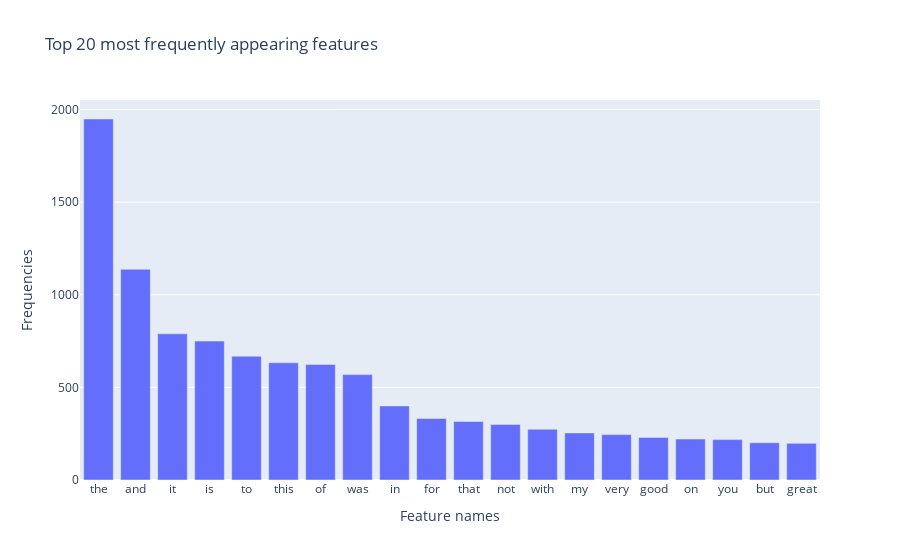

Notebook source saved alongside this figure:
### Markdown cell above
### EX14

### Code cell
df_x = c_vect.get_feature_names_out()[dfindex_list[0:20]]
df_y = dfterm_frequencies[dfindex_list[0:20]]

fig = px.bar(x=df_x, y=df_y, category_orders= df_x, labels={'x':'Feature names', 'y':'Frequencies'}, title="Top 20 most frequently appearing features")
fig.show()

### Figure 1 — Plotly figure (JSON) as saved in the notebook; plotly's stock layout.template omitted (floating-point values rounded to 4 significant figures)
{"data": [{"alignmentgroup": "True", "hovertemplate": "Feature names=%{x}<br>Frequencies=%{y}<extra></extra>", "legendgroup": "", "marker": {"color": "#636efa", "pattern": {"shape": ""}}, "name": "", "offsetgroup": "", "orientation": "v", "showlegend": false, "textposition": "auto", "type": "bar", "x": ["the", "and", "it", "is", "to", "this", "of", "was", "in", "for", "that", "not", "with", "my", "very", "good", "on", "you", "but", "great"], "xaxis": "x", "y": [1949, 1138, 789, 750, 668, 633, 624, 569, 400, 332, 316, 300, 274, 254, 245, 230, 221, 218, 201, 198], "yaxis": "y"}], "layout": {"barmode": "relative", "legend": {"tracegroupgap": 0}, "title": {"text": "Top 20 most frequently appearing features"}, "xaxis": {"anchor": "y", "domain": [0, 1], "title": {"text": "Feature names"}}, "yaxis": {"anchor": "x", "domain": [0, 1], "title": {"text": "Frequencies"}}}}
